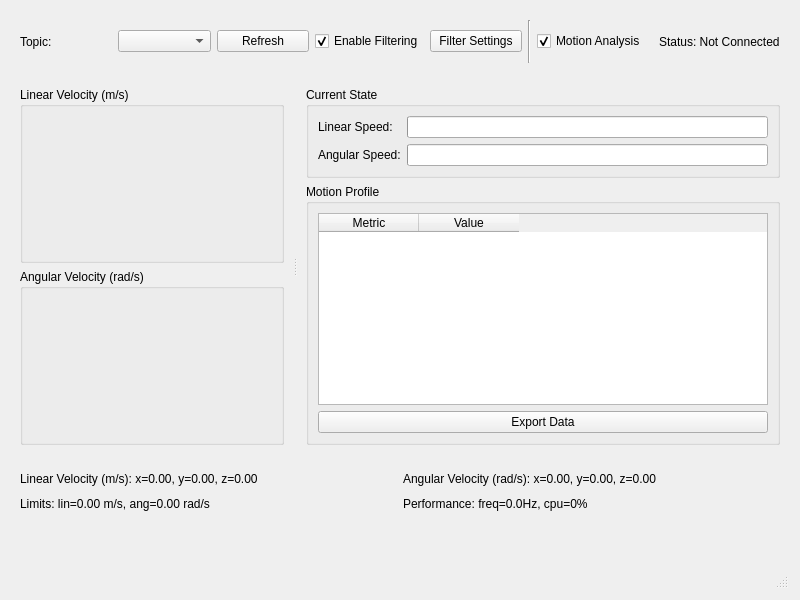
<?xml version="1.0" encoding="UTF-8"?>
<ui version="4.0">
 <class>CmdVelMonitor</class>
 <widget class="QWidget" name="CmdVelMonitor">
  <property name="geometry">
   <rect>
    <x>0</x>
    <y>0</y>
    <width>800</width>
    <height>600</height>
   </rect>
  </property>
  <layout class="QVBoxLayout" name="verticalLayout">
   <!-- 控制面板 -->
   <item>
    <widget class="QFrame" name="controlFrame">
     <layout class="QHBoxLayout" name="horizontalLayout">
      <item>
       <widget class="QLabel" name="topicLabel">
        <property name="text">
         <string>Topic:</string>
        </property>
       </widget>
      </item>
      <item>
       <widget class="QComboBox" name="topicComboBox">
        <property name="minimumWidth">
         <number>200</number>
        </property>
       </widget>
      </item>
      <item>
       <widget class="QPushButton" name="refreshButton">
        <property name="text">
         <string>Refresh</string>
        </property>
       </widget>
      </item>
      <item>
       <widget class="QCheckBox" name="filteringCheckBox">
        <property name="text">
         <string>Enable Filtering</string>
        </property>
        <property name="checked">
         <bool>true</bool>
        </property>
       </widget>
      </item>
      <item>
       <widget class="QPushButton" name="filterSettingsButton">
        <property name="text">
         <string>Filter Settings</string>
        </property>
       </widget>
      </item>
      <item>
       <widget class="Line" name="line">
        <property name="orientation">
         <enum>Qt::Vertical</enum>
        </property>
       </widget>
      </item>
      <item>
       <widget class="QCheckBox" name="analysisCheckBox">
        <property name="text">
         <string>Motion Analysis</string>
        </property>
        <property name="checked">
         <bool>true</bool>
        </property>
       </widget>
      </item>
      <item>
       <spacer name="horizontalSpacer">
        <property name="orientation">
         <enum>Qt::Horizontal</enum>
        </property>
       </spacer>
      </item>
      <item>
       <widget class="QLabel" name="statusLabel">
        <property name="text">
         <string>Status: Not Connected</string>
        </property>
       </widget>
      </item>
     </layout>
    </widget>
   </item>

   <!-- 图表区域 -->
   <item>
    <widget class="QSplitter" name="splitter">
     <property name="orientation">
      <enum>Qt::Horizontal</enum>
     </property>
     <!-- 速度图表 -->
     <widget class="QFrame" name="plotFrame">
      <layout class="QVBoxLayout" name="plotLayout">
       <!-- 线速度图 -->
       <item>
        <widget class="QGroupBox" name="linearVelGroup">
         <property name="title">
          <string>Linear Velocity (m/s)</string>
         </property>
         <layout class="QVBoxLayout" name="linearVelLayout"/>
        </widget>
       </item>
       <!-- 角速度图 -->
       <item>
        <widget class="QGroupBox" name="angularVelGroup">
         <property name="title">
          <string>Angular Velocity (rad/s)</string>
         </property>
         <layout class="QVBoxLayout" name="angularVelLayout"/>
        </widget>
       </item>
      </layout>
     </widget>
     <!-- 运动分析 -->
     <widget class="QFrame" name="analysisFrame">
      <layout class="QVBoxLayout" name="analysisLayout">
       <!-- 当前状态 -->
       <item>
        <widget class="QGroupBox" name="currentStateGroup">
         <property name="title">
          <string>Current State</string>
         </property>
         <layout class="QGridLayout" name="currentStateLayout">
          <item row="0" column="0">
           <widget class="QLabel" name="linearSpeedLabel">
            <property name="text">
             <string>Linear Speed:</string>
            </property>
           </widget>
          </item>
          <item row="0" column="1">
           <widget class="QProgressBar" name="linearSpeedBar">
            <property name="format">
             <string>%v m/s</string>
            </property>
            <property name="maximum">
             <number>100</number>
            </property>
           </widget>
          </item>
          <item row="1" column="0">
           <widget class="QLabel" name="angularSpeedLabel">
            <property name="text">
             <string>Angular Speed:</string>
            </property>
           </widget>
          </item>
          <item row="1" column="1">
           <widget class="QProgressBar" name="angularSpeedBar">
            <property name="format">
             <string>%v rad/s</string>
            </property>
            <property name="maximum">
             <number>100</number>
            </property>
           </widget>
          </item>
         </layout>
        </widget>
       </item>
       <!-- 运动特征 -->
       <item>
        <widget class="QGroupBox" name="motionProfileGroup">
         <property name="title">
          <string>Motion Profile</string>
         </property>
         <layout class="QVBoxLayout" name="motionProfileLayout">
          <item>
           <widget class="QTableWidget" name="profileTable">
            <property name="minimumHeight">
             <number>200</number>
            </property>
            <property name="columnCount">
             <number>2</number>
            </property>
            <column>
             <property name="text">
              <string>Metric</string>
             </property>
            </column>
            <column>
             <property name="text">
              <string>Value</string>
             </property>
            </column>
           </widget>
          </item>
          <item>
           <widget class="QPushButton" name="exportDataButton">
            <property name="text">
             <string>Export Data</string>
            </property>
           </widget>
          </item>
         </layout>
        </widget>
       </item>
      </layout>
     </widget>
    </widget>
   </item>

   <!-- 信息显示区域 -->
   <item>
    <widget class="QFrame" name="infoFrame">
     <layout class="QGridLayout" name="gridLayout">
      <item row="0" column="0">
       <widget class="QLabel" name="linearVelLabel">
        <property name="text">
         <string>Linear Velocity (m/s): x=0.00, y=0.00, z=0.00</string>
        </property>
       </widget>
      </item>
      <item row="0" column="1">
       <widget class="QLabel" name="angularVelLabel">
        <property name="text">
         <string>Angular Velocity (rad/s): x=0.00, y=0.00, z=0.00</string>
        </property>
       </widget>
      </item>
      <item row="1" column="0">
       <widget class="QLabel" name="limitsLabel">
        <property name="text">
         <string>Limits: lin=0.00 m/s, ang=0.00 rad/s</string>
        </property>
       </widget>
      </item>
      <item row="1" column="1">
       <widget class="QLabel" name="performanceLabel">
        <property name="text">
         <string>Performance: freq=0.0Hz, cpu=0%</string>
        </property>
       </widget>
      </item>
     </layout>
    </widget>
   </item>

   <!-- 状态栏 -->
   <item>
    <widget class="QStatusBar" name="statusBar"/>
   </item>
  </layout>
 </widget>
 <resources/>
 <connections/>
</ui>
